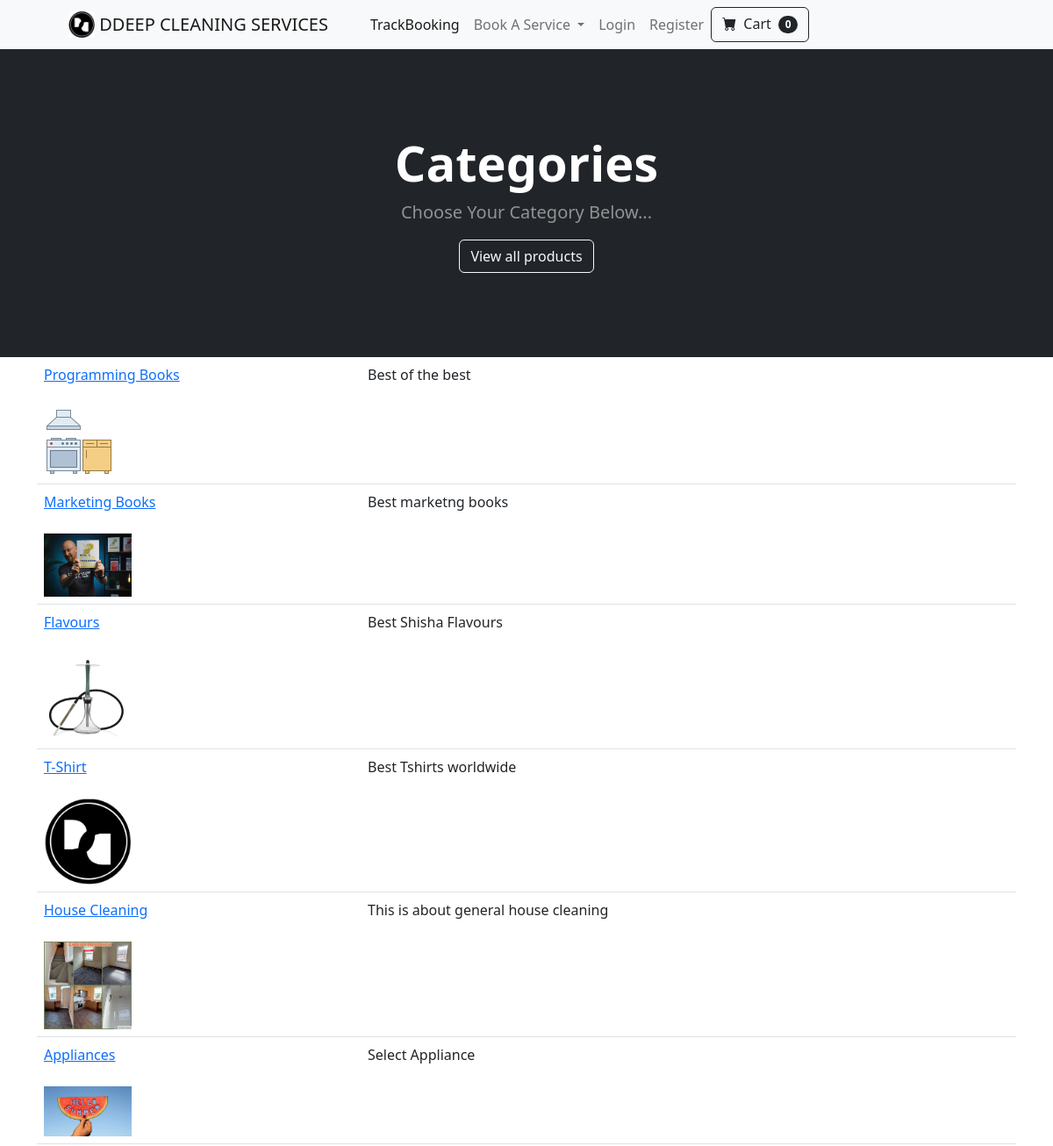
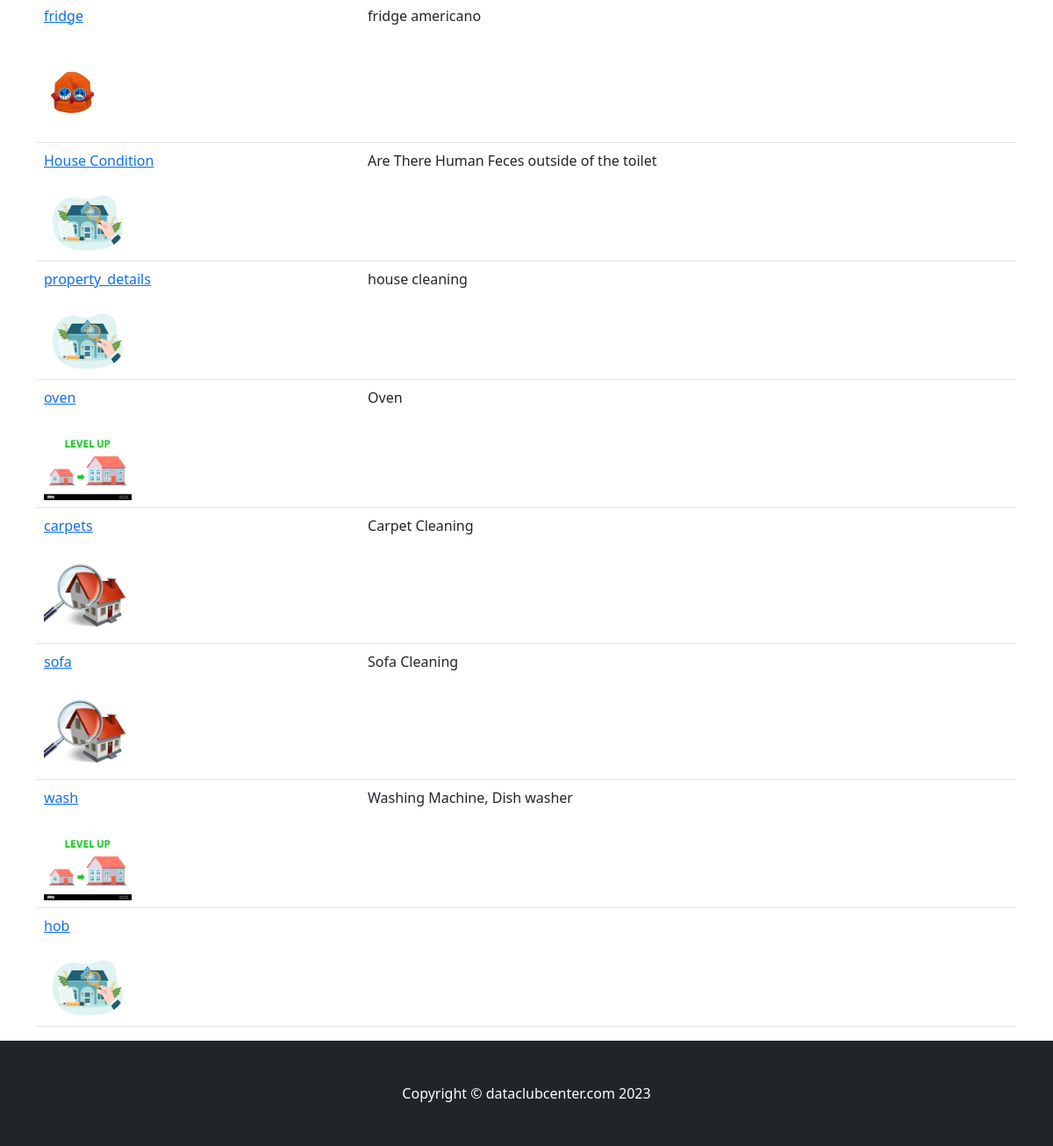
The app's page /category_summary/ with its own data (2 pictures, top to bottom).
### store/models.py (models this page shows)
class Category(models.Model):
    name = models.CharField(max_length=50)
    image = models.ImageField(upload_to='uploads/product/', null=True, blank=True, default='promo.jpeg')
    description = models.TextField(null=True, blank=True)
    def __str__(self):
        return self.name
    class Meta:
        verbose_name_plural = 'categories'

### store/views.py (the view)
# urls.py: path('category_summary/', views.category_summary, name='category_summary'),
def category_summary(request):
	categories = Category.objects.all()
	return render(request, 'category_summary.html', {"categories":categories})

### cart/cart.py (called while the page is built)
	def __len__(self):
		return len(self.cart)

### cart/context_processors.py (called while the page is built)
def cart(request):
	return {'cart': Cart(request)}

### store/templates/category_summary.html (shortened to what this page needs)
{% extends 'base.html' %}
{% block content %}
<header class="bg-dark py-5">
    <div class="container px-4 px-lg-5 my-5">
        <div class="text-center text-white">
            <h1 class="display-4 fw-bolder">Categories</h1>
            <p class="lead fw-normal text-white-50 mb-0">Choose Your Category Below...</p>
            <a href="{% url 'allproducts' %}" class="btn btn-outline-light mt-3">View all products</a>
        </div>
    </div>
</header>
<div class="container">
    <div class="row">
        <div class="col-12">
            <div class="table-responsive">
                <table class="table">
                    <tbody>
                        {% for category in categories %}
                        <tr>
                            <td>
                                <a href="{% url 'category' category %}">{{ category.name }}</a><br></br>
                                <a href="{% url 'category' category %}">
                                    <img src="{{ category.image.url }}" alt="{{ category.name }}" style="max-width: 100px; max-height: 100px;">
                                </a>
                            </td>
                            <td>{{ category.description }}</td>
                        </tr>
                        {% endfor %}
                    </tbody>
                </table>
            </div>
        </div>
    </div>
</div>
{% endblock %}

### records on screen
Category: name "Programming Books", image (picture), description "Best of the best"
Category: name "Marketing Books", image (picture), description "Best marketng books"
Category: name "Flavours", image (picture), description "Best Shisha Flavours"
Category: name "T-Shirt", image (picture), description "Best Tshirts worldwide"
Category: name "House Cleaning", image (picture), description "This is about general house cleaning"
Category: name "Appliances", image (picture), description "Select Appliance"
Category: name "fridge", image (picture), description "fridge americano"
Category: name "House Condition", image (picture), description "Are There Human Feces outside of the toilet"
Category: name "property_details", image (picture), description "house cleaning"
Category: name "oven", image (picture), description "Oven"
Category: name "carpets", image (picture), description "Carpet Cleaning"
Category: name "sofa", image (picture), description "Sofa Cleaning"
Category: name "wash", image (picture), description "Washing Machine, Dish washer"
Category: name "hob", image (picture)

### other values on screen
{{ cart|length }} "0"
